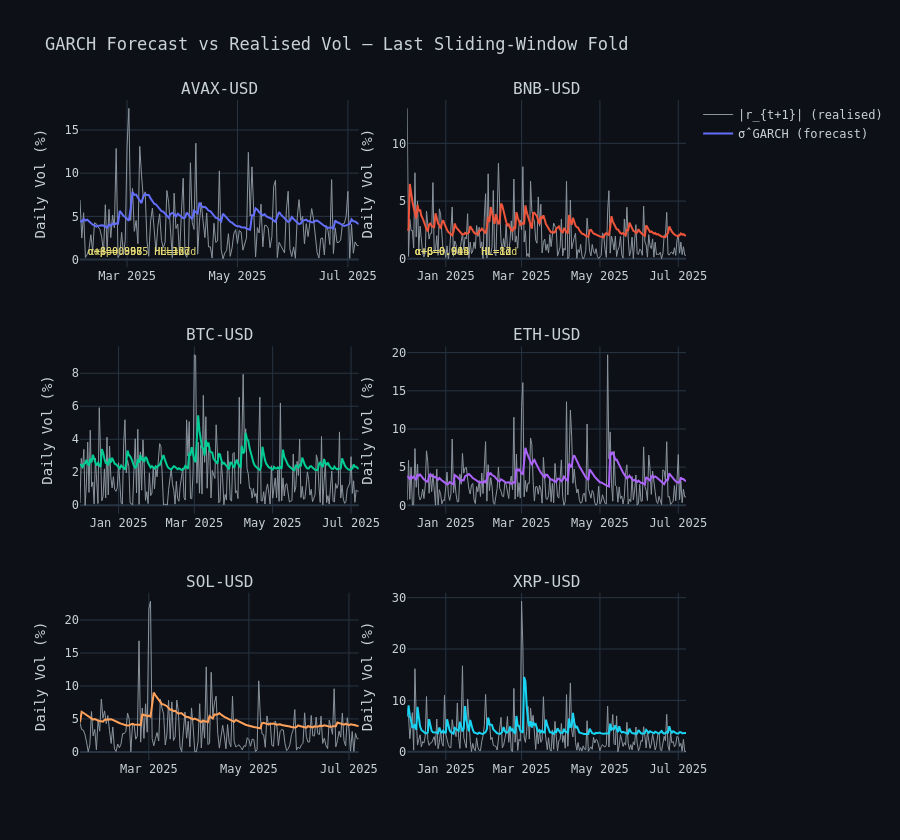

The notebook cell saved with this chart:
### Markdown cell above
### 6.4 Vol Forecast vs Realised — Last Fold per Ticker

### Code cell
n_tickers = len(TICKERS)
ncols = 2
nrows = (n_tickers + ncols - 1) // ncols

fig = make_subplots(
    rows=nrows, cols=ncols,
    subplot_titles=TICKERS,
    shared_xaxes=False,
    vertical_spacing=0.12,
    horizontal_spacing=0.08,
)

for i, ticker in enumerate(TICKERS):
    row = i // ncols + 1
    col = i  % ncols + 1
    color = PALETTE[i % len(PALETTE)]

    folds = all_results.get(ticker, [])
    if not folds:
        continue

    # Use the last fold (most recent out-of-sample period)
    last = max(folds, key=lambda r: r.fold_idx)

    dates   = pd.to_datetime(last.val_dates)
    rv_vol  = np.sqrt(np.clip(last.val_rv, 0, None))
    hat_vol = np.sqrt(last.val_sigma2)

    fig.add_trace(
        go.Scatter(x=dates, y=rv_vol * 100,
                   name='|r_{t+1}| (realised)',
                   line=dict(color='#8b949e', width=1),
                   legendgroup=ticker, showlegend=(i == 0)),
        row=row, col=col,
    )
    fig.add_trace(
        go.Scatter(x=dates, y=hat_vol * 100,
                   name='σ̂ GARCH (forecast)',
                   line=dict(color=color, width=2),
                   legendgroup=ticker, showlegend=(i == 0)),
        row=row, col=col,
    )

    # Annotate persistence
    p = last.params.persistence
    fig.add_annotation(
        x=0.02, y=0.95, xref='paper' if i==0 else f'x{i+1} domain',
        # yref=f'y{i+1} domain',
        text=f'α+β={p:.3f}  HL={last.params.half_life:.0f}d',
        showarrow=False, font=dict(size=10, color='#e6db74'),
        # axref=f'x{i+1} domain', ayref=f'y{i+1} domain',
    )

fig.update_yaxes(title_text='Daily Vol (%)')
fig.update_layout(
    title='GARCH Forecast vs Realised Vol — Last Sliding-Window Fold',
    height=280 * nrows,
    **DARK,
)
fig.show()

### Figure 1 — Plotly figure (JSON) as saved in the notebook; plotly's stock layout.template omitted (floating-point values rounded to 4 significant figures; data arrays with more than 128 entries replaced by an {"elided": "..."} marker saying what was removed)
{"data": [{"legendgroup": "AVAX-USD", "line": {"color": "#8b949e", "width": 1}, "name": "|r_{t+1}| (realised)", "showlegend": true, "type": "scatter", "x": {"elided": "155 str values"}, "xaxis": "x", "y": {"elided": "155 float values"}, "yaxis": "y"}, {"legendgroup": "AVAX-USD", "line": {"color": "#636EFA", "width": 2}, "name": "σ̂ GARCH (forecast)", "showlegend": true, "type": "scatter", "x": {"elided": "155 str values"}, "xaxis": "x", "y": {"elided": "155 float values"}, "yaxis": "y"}, {"legendgroup": "BNB-USD", "line": {"color": "#8b949e", "width": 1}, "name": "|r_{t+1}| (realised)", "showlegend": false, "type": "scatter", "x": {"elided": "218 str values"}, "xaxis": "x2", "y": {"elided": "218 float values"}, "yaxis": "y2"}, {"legendgroup": "BNB-USD", "line": {"color": "#EF553B", "width": 2}, "name": "σ̂ GARCH (forecast)", "showlegend": false, "type": "scatter", "x": {"elided": "218 str values"}, "xaxis": "x2", "y": {"elided": "218 float values"}, "yaxis": "y2"}, {"legendgroup": "BTC-USD", "line": {"color": "#8b949e", "width": 1}, "name": "|r_{t+1}| (realised)", "showlegend": false, "type": "scatter", "x": {"elided": "218 str values"}, "xaxis": "x3", "y": {"elided": "218 float values"}, "yaxis": "y3"}, {"legendgroup": "BTC-USD", "line": {"color": "#00CC96", "width": 2}, "name": "σ̂ GARCH (forecast)", "showlegend": false, "type": "scatter", "x": {"elided": "218 str values"}, "xaxis": "x3", "y": {"elided": "218 float values"}, "yaxis": "y3"}, {"legendgroup": "ETH-USD", "line": {"color": "#8b949e", "width": 1}, "name": "|r_{t+1}| (realised)", "showlegend": false, "type": "scatter", "x": {"elided": "218 str values"}, "xaxis": "x4", "y": {"elided": "218 float values"}, "yaxis": "y4"}, {"legendgroup": "ETH-USD", "line": {"color": "#AB63FA", "width": 2}, "name": "σ̂ GARCH (forecast)", "showlegend": false, "type": "scatter", "x": {"elided": "218 str values"}, "xaxis": "x4", "y": {"elided": "218 float values"}, "yaxis": "y4"}, {"legendgroup": "SOL-USD", "line": {"color": "#8b949e", "width": 1}, "name": "|r_{t+1}| (realised)", "showlegend": false, "type": "scatter", "x": {"elided": "171 str values"}, "xaxis": "x5", "y": {"elided": "171 float values"}, "yaxis": "y5"}, {"legendgroup": "SOL-USD", "line": {"color": "#FFA15A", "width": 2}, "name": "σ̂ GARCH (forecast)", "showlegend": false, "type": "scatter", "x": {"elided": "171 str values"}, "xaxis": "x5", "y": {"elided": "171 float values"}, "yaxis": "y5"}, {"legendgroup": "XRP-USD", "line": {"color": "#8b949e", "width": 1}, "name": "|r_{t+1}| (realised)", "showlegend": false, "type": "scatter", "x": {"elided": "218 str values"}, "xaxis": "x6", "y": {"elided": "218 float values"}, "yaxis": "y6"}, {"legendgroup": "XRP-USD", "line": {"color": "#19D3F3", "width": 2}, "name": "σ̂ GARCH (forecast)", "showlegend": false, "type": "scatter", "x": {"elided": "218 str values"}, "xaxis": "x6", "y": {"elided": "218 float values"}, "yaxis": "y6"}], "layout": {"annotations": [{"font": {"size": 16}, "showarrow": false, "text": "AVAX-USD", "x": 0.23, "xanchor": "center", "xref": "paper", "y": 1, "yanchor": "bottom", "yref": "paper"}, {"font": {"size": 16}, "showarrow": false, "text": "BNB-USD", "x": 0.77, "xanchor": "center", "xref": "paper", "y": 1, "yanchor": "bottom", "yref": "paper"}, {"font": {"size": 16}, "showarrow": false, "text": "BTC-USD", "x": 0.23, "xanchor": "center", "xref": "paper", "y": 0.6267, "yanchor": "bottom", "yref": "paper"}, {"font": {"size": 16}, "showarrow": false, "text": "ETH-USD", "x": 0.77, "xanchor": "center", "xref": "paper", "y": 0.6267, "yanchor": "bottom", "yref": "paper"}, {"font": {"size": 16}, "showarrow": false, "text": "SOL-USD", "x": 0.23, "xanchor": "center", "xref": "paper", "y": 0.2533, "yanchor": "bottom", "yref": "paper"}, {"font": {"size": 16}, "showarrow": false, "text": "XRP-USD", "x": 0.77, "xanchor": "center", "xref": "paper", "y": 0.2533, "yanchor": "bottom", "yref": "paper"}, {"font": {"color": "#e6db74", "size": 10}, "showarrow": false, "text": "α+β=0.975  HL=27d", "x": 0.02, "xref": "paper", "y": 0.95}, {"font": {"color": "#e6db74", "size": 10}, "showarrow": false, "text": "α+β=0.916  HL=8d", "x": 0.02, "xref": "x2 domain", "y": 0.95}, {"font": {"color": "#e6db74", "size": 10}, "showarrow": false, "text": "α+β=0.806  HL=3d", "x": 0.02, "xref": "x3 domain", "y": 0.95}, {"font": {"color": "#e6db74", "size": 10}, "showarrow": false, "text": "α+β=0.943  HL=12d", "x": 0.02, "xref": "x4 domain", "y": 0.95}, {"font": {"color": "#e6db74", "size": 10}, "showarrow": false, "text": "α+β=0.958  HL=16d", "x": 0.02, "xref": "x5 domain", "y": 0.95}, {"font": {"color": "#e6db74", "size": 10}, "showarrow": false, "text": "α+β=0.604  HL=1d", "x": 0.02, "xref": "x6 domain", "y": 0.95}], "font": {"color": "#c9d1d9", "family": "monospace"}, "height": 840, "paper_bgcolor": "#0d1117", "plot_bgcolor": "#0d1117", "title": {"text": "GARCH Forecast vs Realised Vol — Last Sliding-Window Fold"}, "xaxis": {"anchor": "y", "domain": [0, 0.46]}, "xaxis2": {"anchor": "y2", "domain": [0.54, 1]}, "xaxis3": {"anchor": "y3", "domain": [0, 0.46]}, "xaxis4": {"anchor": "y4", "domain": [0.54, 1]}, "xaxis5": {"anchor": "y5", "domain": [0, 0.46]}, "xaxis6": {"anchor": "y6", "domain": [0.54, 1]}, "yaxis": {"anchor": "x", "domain": [0.7467, 1], "title": {"text": "Daily Vol (%)"}}, "yaxis2": {"anchor": "x2", "domain": [0.7467, 1], "title": {"text": "Daily Vol (%)"}}, "yaxis3": {"anchor": "x3", "domain": [0.3733, 0.6267], "title": {"text": "Daily Vol (%)"}}, "yaxis4": {"anchor": "x4", "domain": [0.3733, 0.6267], "title": {"text": "Daily Vol (%)"}}, "yaxis5": {"anchor": "x5", "domain": [0, 0.2533], "title": {"text": "Daily Vol (%)"}}, "yaxis6": {"anchor": "x6", "domain": [0, 0.2533], "title": {"text": "Daily Vol (%)"}}}}
